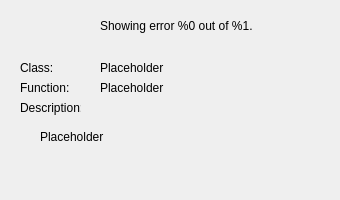
<?xml version="1.0" encoding="UTF-8"?>
<ui version="4.0">
 <class>ame::ErrorWindow</class>
 <widget class="QDialog" name="ame::ErrorWindow">
  <property name="windowModality">
   <enum>Qt::ApplicationModal</enum>
  </property>
  <property name="geometry">
   <rect>
    <x>0</x>
    <y>0</y>
    <width>340</width>
    <height>200</height>
   </rect>
  </property>
  <property name="sizePolicy">
   <sizepolicy hsizetype="Fixed" vsizetype="Fixed">
    <horstretch>0</horstretch>
    <verstretch>0</verstretch>
   </sizepolicy>
  </property>
  <property name="minimumSize">
   <size>
    <width>340</width>
    <height>200</height>
   </size>
  </property>
  <property name="maximumSize">
   <size>
    <width>340</width>
    <height>200</height>
   </size>
  </property>
  <property name="windowTitle">
   <string>Loading data - errors</string>
  </property>
  <property name="modal">
   <bool>true</bool>
  </property>
  <property name="documentMode" stdset="0">
   <bool>false</bool>
  </property>
  <widget class="QWidget" name="centralWidget" native="true">
   <property name="geometry">
    <rect>
     <x>0</x>
     <y>0</y>
     <width>401</width>
     <height>300</height>
    </rect>
   </property>
   <widget class="AMEImageButton" name="pushButton">
    <property name="geometry">
     <rect>
      <x>10</x>
      <y>10</y>
      <width>32</width>
      <height>32</height>
     </rect>
    </property>
    <property name="sizePolicy">
     <sizepolicy hsizetype="Fixed" vsizetype="Fixed">
      <horstretch>0</horstretch>
      <verstretch>0</verstretch>
     </sizepolicy>
    </property>
    <property name="minimumSize">
     <size>
      <width>32</width>
      <height>32</height>
     </size>
    </property>
    <property name="maximumSize">
     <size>
      <width>32</width>
      <height>32</height>
     </size>
    </property>
    <property name="toolTip">
     <string>Previous error</string>
    </property>
    <property name="text">
     <string/>
    </property>
    <property name="icon">
     <iconset>
      <normalon>:/images/navigate_back_normal.png</normalon>
      <disabledon>:/images/navigate_back_disabled.png</disabledon>
      <selectedon>:/images/navigate_back_pressed.png</selectedon>
     </iconset>
    </property>
    <property name="iconSize">
     <size>
      <width>32</width>
      <height>32</height>
     </size>
    </property>
    <property name="autoRepeatDelay">
     <number>0</number>
    </property>
    <property name="autoRepeatInterval">
     <number>0</number>
    </property>
    <property name="flat">
     <bool>true</bool>
    </property>
   </widget>
   <widget class="AMEImageButton" name="pushButton_2">
    <property name="geometry">
     <rect>
      <x>40</x>
      <y>10</y>
      <width>32</width>
      <height>32</height>
     </rect>
    </property>
    <property name="sizePolicy">
     <sizepolicy hsizetype="Fixed" vsizetype="Fixed">
      <horstretch>0</horstretch>
      <verstretch>0</verstretch>
     </sizepolicy>
    </property>
    <property name="minimumSize">
     <size>
      <width>32</width>
      <height>32</height>
     </size>
    </property>
    <property name="maximumSize">
     <size>
      <width>32</width>
      <height>32</height>
     </size>
    </property>
    <property name="toolTip">
     <string>Next error</string>
    </property>
    <property name="text">
     <string/>
    </property>
    <property name="icon">
     <iconset>
      <normalon>:/images/navigate_forth_normal.png</normalon>
      <disabledon>:/images/navigate_forth_disabled.png</disabledon>
      <selectedon>:/images/navigate_forth_pressed.png</selectedon>
     </iconset>
    </property>
    <property name="iconSize">
     <size>
      <width>32</width>
      <height>32</height>
     </size>
    </property>
    <property name="autoRepeatDelay">
     <number>0</number>
    </property>
    <property name="autoRepeatInterval">
     <number>0</number>
    </property>
    <property name="flat">
     <bool>true</bool>
    </property>
   </widget>
   <widget class="QLabel" name="info_label">
    <property name="geometry">
     <rect>
      <x>100</x>
      <y>10</y>
      <width>191</width>
      <height>31</height>
     </rect>
    </property>
    <property name="font">
     <font>
      <pointsize>9</pointsize>
     </font>
    </property>
    <property name="text">
     <string>Showing error %0 out of %1.</string>
    </property>
   </widget>
   <widget class="QLabel" name="label_2">
    <property name="geometry">
     <rect>
      <x>20</x>
      <y>60</y>
      <width>51</width>
      <height>16</height>
     </rect>
    </property>
    <property name="text">
     <string>Class:</string>
    </property>
   </widget>
   <widget class="QLabel" name="label_3">
    <property name="geometry">
     <rect>
      <x>20</x>
      <y>80</y>
      <width>51</width>
      <height>16</height>
     </rect>
    </property>
    <property name="text">
     <string>Function:</string>
    </property>
   </widget>
   <widget class="QLabel" name="label_4">
    <property name="geometry">
     <rect>
      <x>20</x>
      <y>100</y>
      <width>61</width>
      <height>16</height>
     </rect>
    </property>
    <property name="text">
     <string>Description:</string>
    </property>
   </widget>
   <widget class="QLabel" name="desc_label">
    <property name="geometry">
     <rect>
      <x>40</x>
      <y>130</y>
      <width>291</width>
      <height>41</height>
     </rect>
    </property>
    <property name="text">
     <string>Placeholder</string>
    </property>
    <property name="alignment">
     <set>Qt::AlignLeading|Qt::AlignLeft|Qt::AlignTop</set>
    </property>
    <property name="wordWrap">
     <bool>true</bool>
    </property>
   </widget>
   <widget class="QLabel" name="class_label">
    <property name="geometry">
     <rect>
      <x>100</x>
      <y>60</y>
      <width>171</width>
      <height>16</height>
     </rect>
    </property>
    <property name="text">
     <string>Placeholder</string>
    </property>
   </widget>
   <widget class="QLabel" name="func_label">
    <property name="geometry">
     <rect>
      <x>100</x>
      <y>80</y>
      <width>171</width>
      <height>16</height>
     </rect>
    </property>
    <property name="text">
     <string>Placeholder</string>
    </property>
   </widget>
  </widget>
 </widget>
 <customwidgets>
  <customwidget>
   <class>AMEImageButton</class>
   <extends>QPushButton</extends>
   <header location="global">AMEImageButton.h</header>
  </customwidget>
 </customwidgets>
 <resources/>
 <connections/>
</ui>
